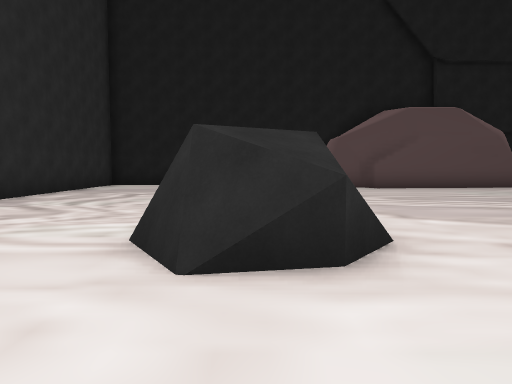
view 1 (above)

24 first-person views from a walk through a scene from a Unity 3-D project. The camera is 1.4 m above the floor, tilts 4° down and sees 70° across. The floor is counted in squares, 2 m on a side. Each view is taken from the middle of a square. On the plan, view 1 faces up. The plan holds only what a view shows up to about 11 squares ahead; the rest is blank. The place goes on beyond the plan. The player character is not drawn.

view 2
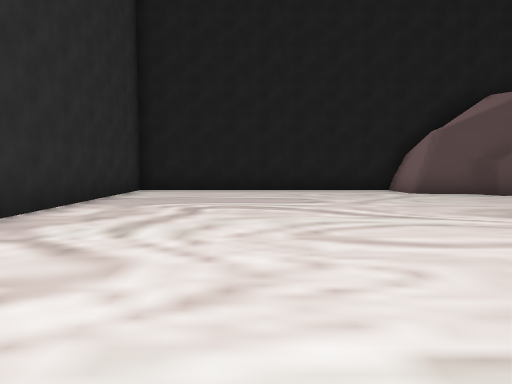

view 3
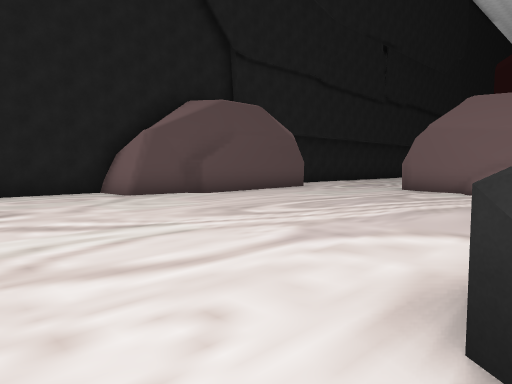

view 4
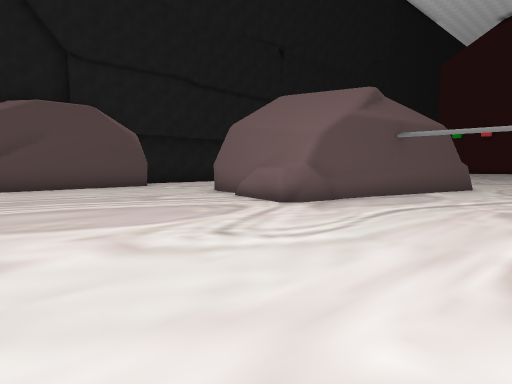

view 5
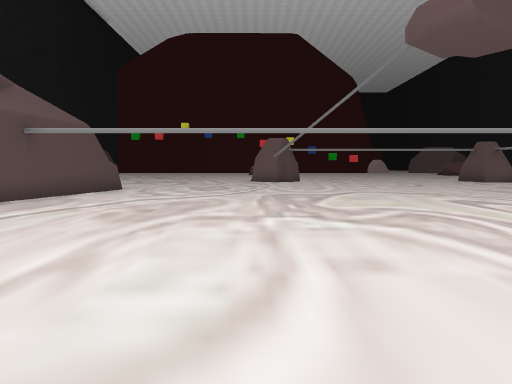

view 6
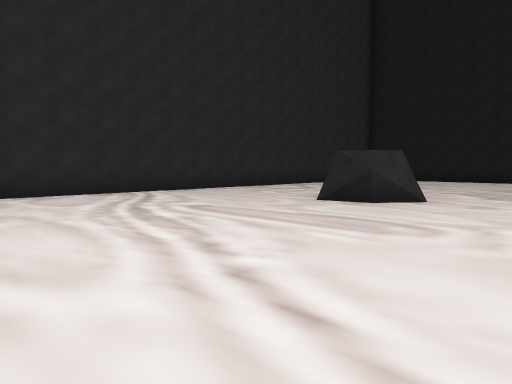

view 7
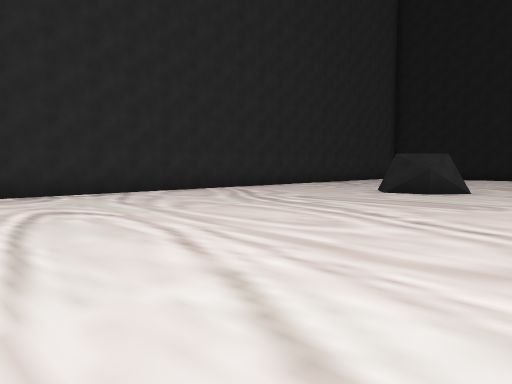

view 8
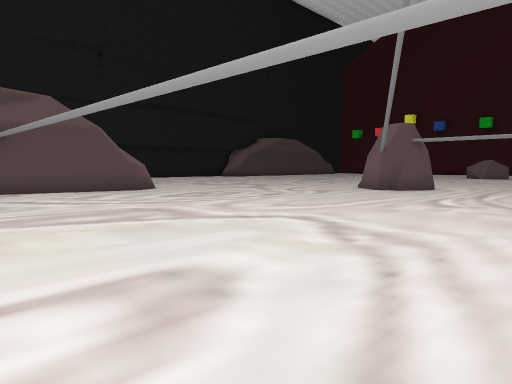

view 9
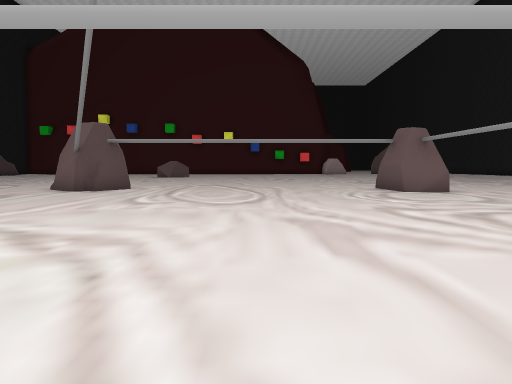

view 10
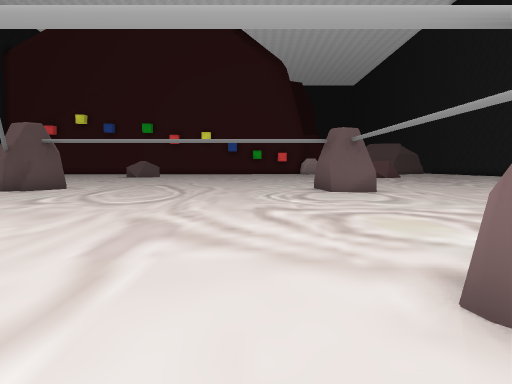

view 11
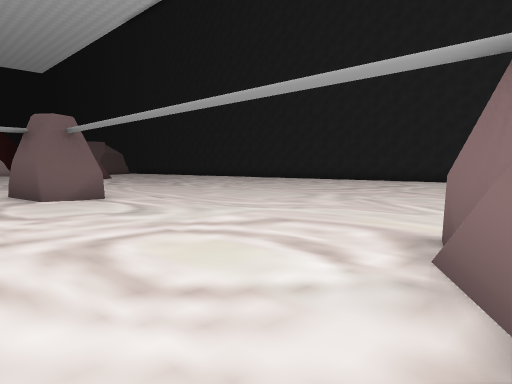

view 12
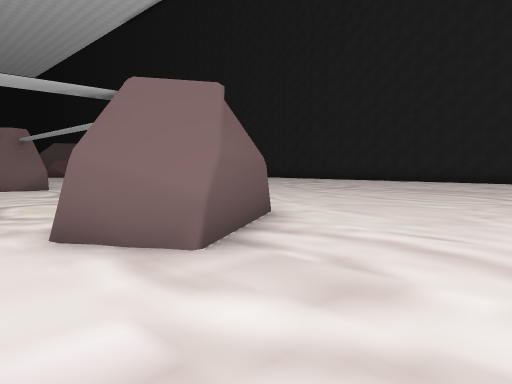

view 13
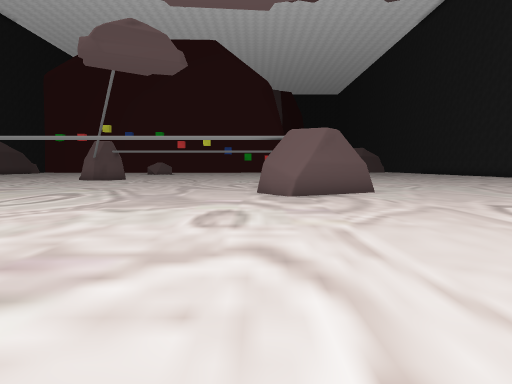

view 14
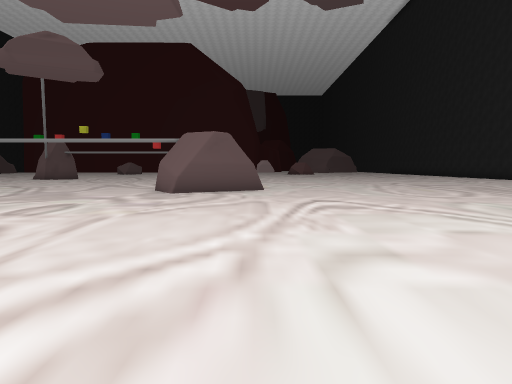

view 15
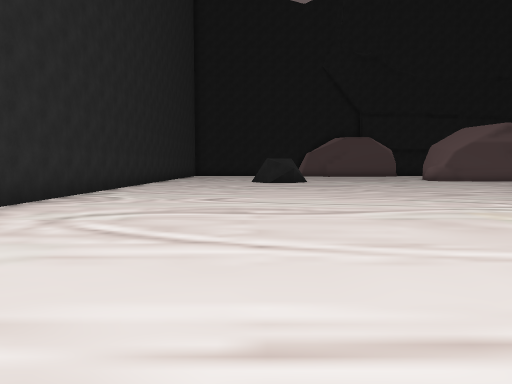

view 16
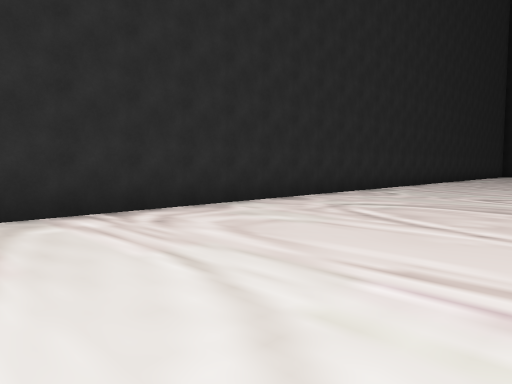

view 17
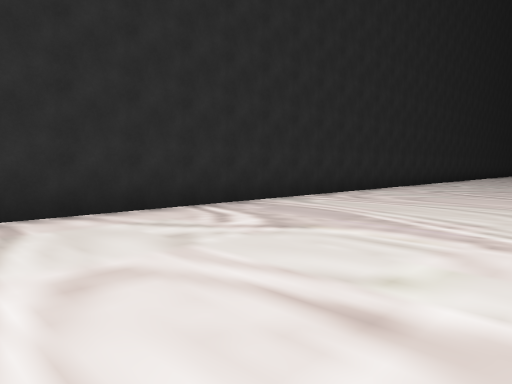

view 18
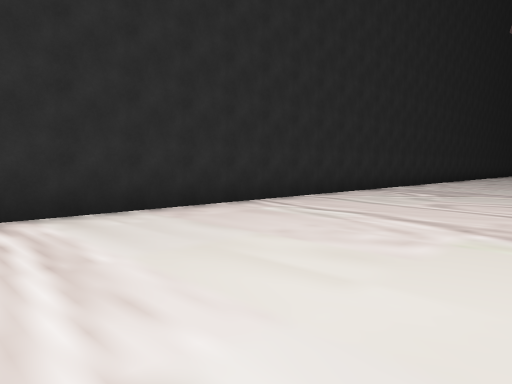

view 19
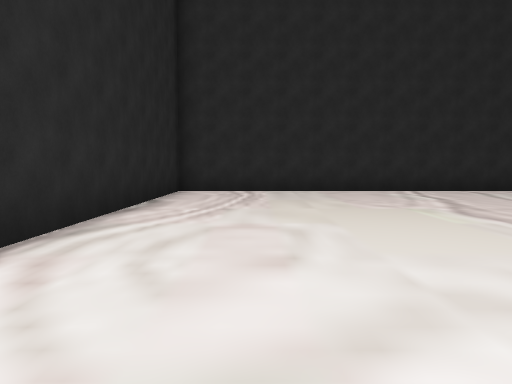

view 20
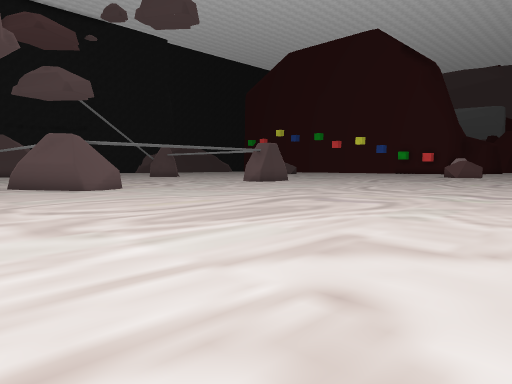

view 21
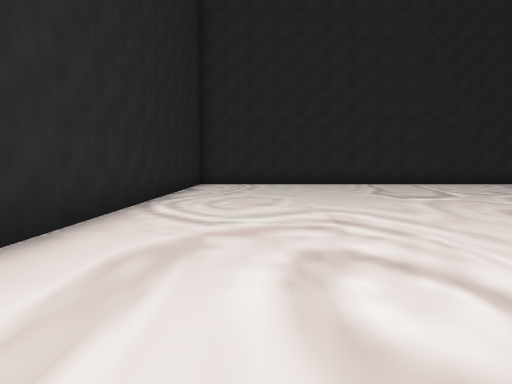

view 22
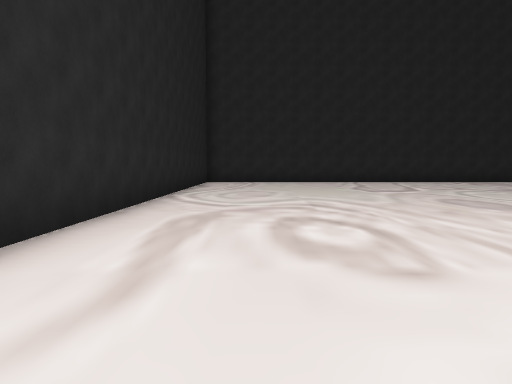

view 23
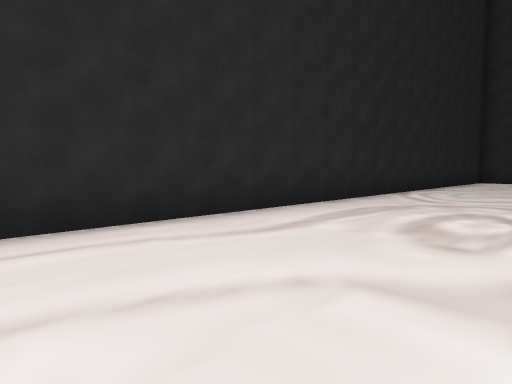

view 24
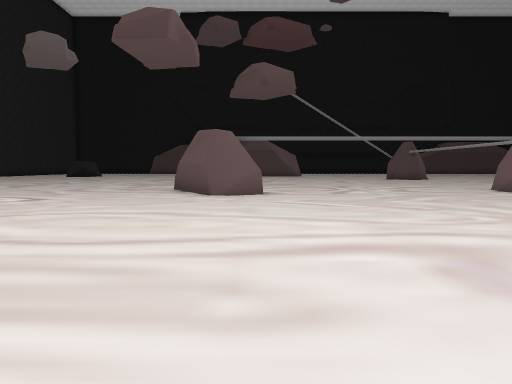

### Floor plan
Points are (right, up) in squares from view 1. A wall is a line through its corners. A room is listed if a view was taken in it or the views show most of it. See-through windows are left out.
Room 1 (views 1, 2, 3, 4, 5, 6, 7, 8, 9, 10, 11, 12, 13, 14, 15, 16, 17, 18, 19, 20, 21, 22, 23, 24)
walls: (9.7, -10.8) (10.6, -10.1); (9.7, -10.9) (10.1, -10.5); (9.7, -11.1) (10.6, -10.1); (9.7, -11.4) (9.6, -10.6) (10.7, -10.1); (11.2, -10.8) (11.7, -11.5); (11.4, -11.4) (11.7, -12); (11.5, -11.7) (12.3, -12.8); (12.1, -12.6) (10.7, -13) (9.6, -11); (8.5, 4.2) (7.9, 4.3); (0.7, 2.5) (0, 2.4); (7.9, 4.4) (8.6, 8.2); (8.5, 4.5) (7.9, 4.4) (7.4, 4.8) (8.1, 6.6); (1.2, 3.3) (0.6, 2.5); (0.1, 2.8) (-0.6, 3); (-0.5, 2.5) (-1.1, 3.5); (1, 3.7) (0.7, 2.5) (-0.6, 2.8); (14, 3.3) (8, 4.5); (19.1, -11.1) (20.5, -10.9); (18.9, -12.4) (19.2, -11.7); (19, -12.3) (19.1, -11.5); (19.7, -2.2) (19.1, -1.9) (20, -0.9); (20.4, -3.1) (19.7, -2.4) (19.7, -2.3) (19.6, -2.2); (20.5, -3.1) (19.4, -2.5); (8.6, 8.1) (8.9, 8.8); (-5.4, 2.2) (-5.4, -26.2) (11.4, -26.2); (5.7, 11.9) (3.9, 11.8) (3.6, 12.3) (3.2, 12.2); (3.7, 12.2) (2.1, 12.4); (2.5, 12.3) (2.1, 12.5) (2, 13.9); (2.3, 13.8) (-5.4, 13.8) (-5.4, 7.8)
low walls: (12.3, -12.8) (11.5, -13.1); (0, 2.4) (-0.5, 2.5); (1.2, 3.6) (1, 3); (18.9, -12.3) (18.9, -11.9) (19.1, -11.6)

Positions as (right, up) in squares from view 1, and headings:
1: (0, 0), facing up
2: (-2, 3), facing up
3: (-2, 4), facing up-right
4: (2, 0), facing up-right
5: (3, -1), facing right
6: (4, -4), facing up-left
7: (4, -7), facing up-left
8: (9, -7), facing up-right
9: (9, -7), facing right
10: (9, -9), facing right
11: (11, -9), facing down-right
12: (7, -9), facing down-right
13: (1, -10), facing right
14: (0, -13), facing right
15: (-1, -13), facing up
16: (0, -14), facing up-left
17: (0, -19), facing up-left
18: (0, -25), facing up-left
19: (5, -24), facing left
20: (7, -24), facing up-right
21: (9, -24), facing left
22: (11, -24), facing left
23: (12, -22), facing down-left
24: (12, -22), facing up
